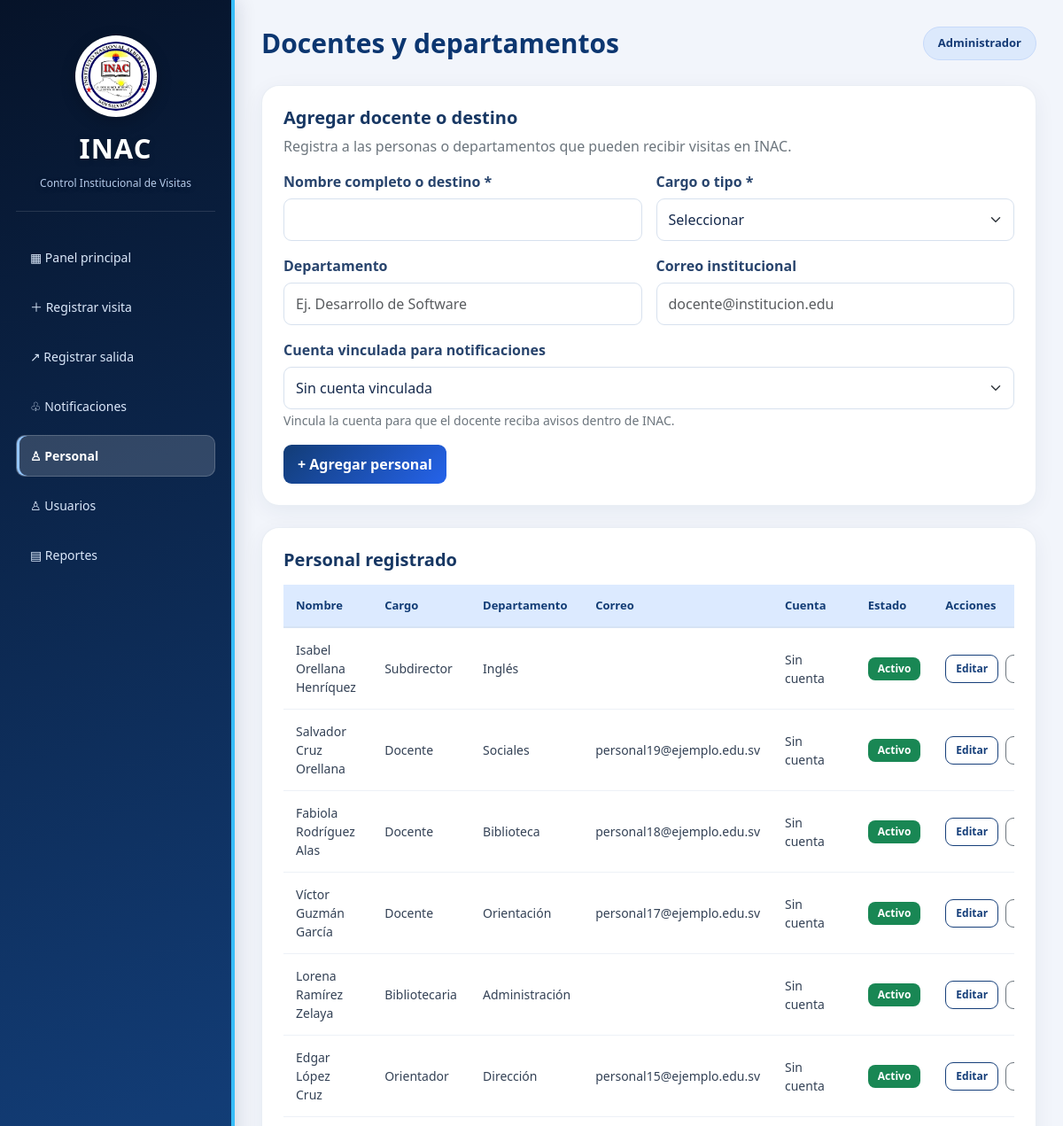
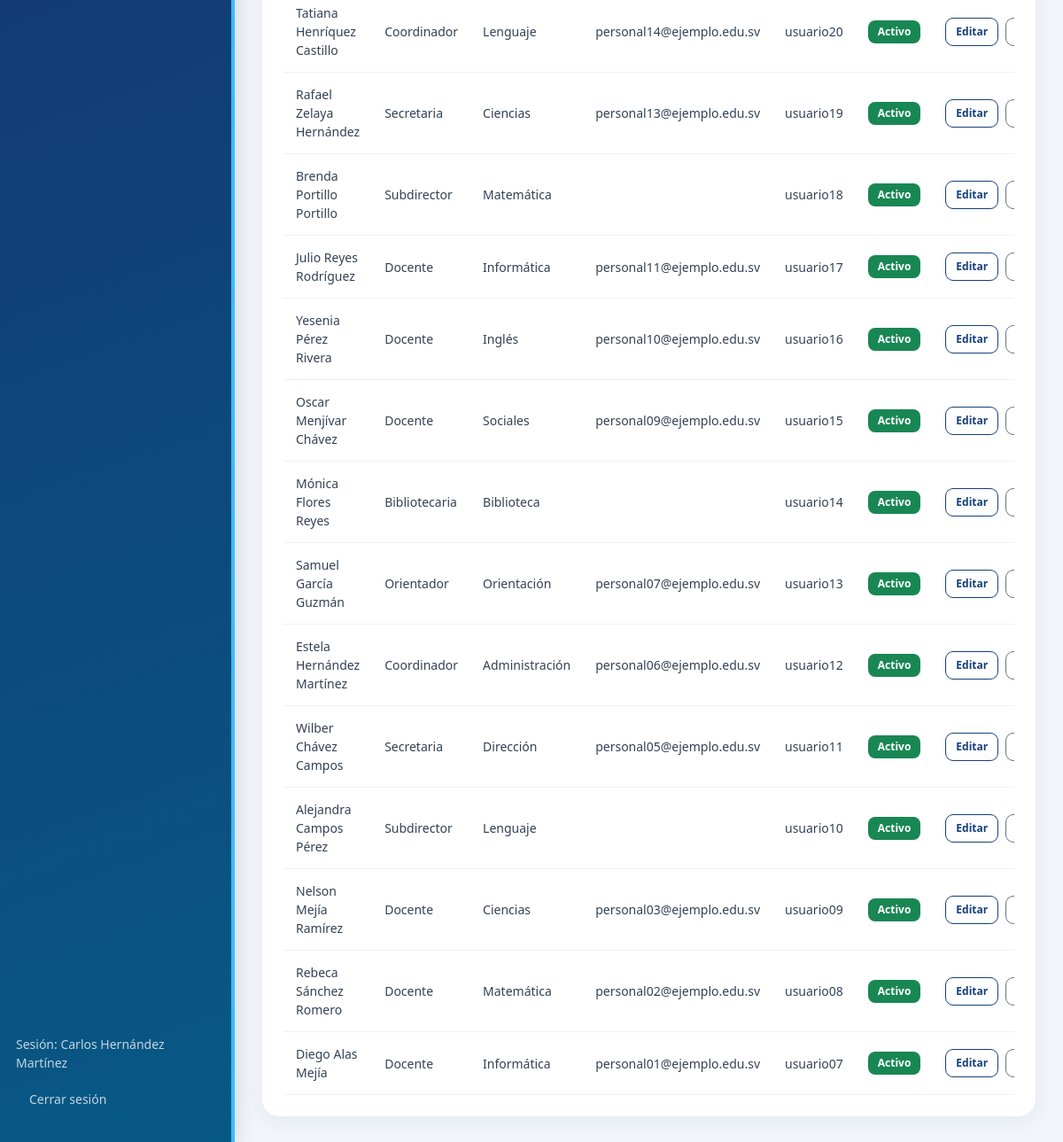
Page /personal.php (signed in) on the committed database (2 pictures, top to bottom).
### tables this page shows
CREATE TABLE `cv_personal` (
  `id` int(11) NOT NULL,
  `nombre` varchar(120) NOT NULL,
  `cargo` varchar(80) NOT NULL,
  `departamento` varchar(100) DEFAULT NULL,
  `estado` tinyint(1) NOT NULL DEFAULT 1,
  `correo` varchar(190) DEFAULT NULL,
  `usuario_id` int(11) DEFAULT NULL
);

CREATE TABLE `cv_usuarios` (
  `id` int(11) NOT NULL,
  `nombre` varchar(100) NOT NULL,
  `usuario` varchar(50) NOT NULL,
  `password` varchar(255) NOT NULL,
  `rol` enum('administrador','recepcionista','docente') NOT NULL DEFAULT 'recepcionista',
  `estado` tinyint(1) NOT NULL DEFAULT 1,
  `creado_en` timestamp NULL DEFAULT current_timestamp()
);

### personal.php (the view, shortened to what this page needs)
<?php
require_once __DIR__ . '/config.php';
$personal = $conexion->query(
    "SELECT p.id, p.nombre, p.cargo,
            p.departamento, p.correo,
            p.usuario_id, p.estado,
            u.usuario
     FROM cv_personal p
     LEFT JOIN cv_usuarios u
        ON u.id = p.usuario_id
     ORDER BY p.id DESC"
)->fetch_all(MYSQLI_ASSOC);
$editar = null;
?>
<div class="panel p-4 mb-4">
    <h4 class="mb-2">
        <?= $editar ? 'Editar personal' : 'Agregar docente o destino' ?>
    </h4>
    <p class="text-secondary">
        Registra a las personas o departamentos que
        pueden recibir visitas en INAC.
    </p>
    <form method="POST">
        <div class="row g-3">
            <div class="col-md-6">
                <label class="form-label">
                    Nombre completo o destino *
                </label>
                <input class="form-control"
                       name="nombre"
                       maxlength="120"
                       value="<?= h($editar['nombre'] ?? '') ?>"
                       required>
            </div>
            <div class="col-md-6">
                <label class="form-label">Cargo o tipo *</label>
                <select class="form-select" name="cargo" required>
                    <option value="">Seleccionar</option>
                </select>
            </div>
            <div class="col-md-6">
                <label class="form-label">Departamento</label>
                <input class="form-control"
                       name="departamento"
                       maxlength="100"
                       placeholder="Ej. Desarrollo de Software"
                       value="<?= h($editar['departamento'] ?? '') ?>">
            </div>
            <div class="col-md-6">
                <label class="form-label">
                    Correo institucional
                </label>
                <input type="email"
                       class="form-control"
                       name="correo"
                       maxlength="190"
                       placeholder="docente@institucion.edu"
                       value="<?= h($editar['correo'] ?? '') ?>">
            </div>
            <div class="col-12">
                <label class="form-label">
                    Cuenta vinculada para notificaciones
                </label>
                <select class="form-select" name="usuario_id">
                    <option value="0">Sin cuenta vinculada</option>
                </select>
                <small class="text-secondary">
                    Vincula la cuenta para que el docente
                    reciba avisos dentro de INAC.
                </small>
            </div>
            <div class="col-12 d-flex gap-2 flex-wrap">
                <button class="btn btn-primary">
                    <?= $editar ? 'Guardar cambios' : '+ Agregar personal' ?>
                </button>
            </div>
        </div>
    </form>
</div>
<div class="panel p-4">
    <h4 class="mb-3">Personal registrado</h4>
    <div class="table-responsive">
        <table class="table table-hover align-middle">
            <thead>
                <tr>
                    <th>Nombre</th>
                    <th>Cargo</th>
                    <th>Departamento</th>
                    <th>Correo</th>
                    <th>Cuenta</th>
                    <th>Estado</th>
                    <th>Acciones</th>
                </tr>
            </thead>
            <tbody>
                <?php foreach ($personal as $p): ?>
                    <tr>
                        <td><?= h($p['nombre']) ?></td>
                        <td><?= h($p['cargo']) ?></td>
                        <td><?= h($p['departamento'] ?? '') ?></td>
                        <td><?= h($p['correo'] ?? '') ?></td>
                        <td><?= h($p['usuario'] ?? 'Sin cuenta') ?></td>
                        <td>
                            <span class="badge <?= $p['estado']
                                ? 'bg-success' : 'bg-secondary' ?>">
                                <?= $p['estado']
                                    ? 'Activo' : 'Inactivo' ?>
                            </span>
                        </td>
                        <td>
                            <div class="d-flex gap-2">
                                <a class="btn btn-sm btn-outline-primary"
                                   href="personal.php?editar=<?= (int)$p['id'] ?>">
                                    Editar
                                </a>
                                <form method="POST">
                                    <button class="btn btn-sm btn-outline-secondary">
                                    </button>
                                </form>
                            </div>
                        </td>
                    </tr>
                <?php endforeach; ?>
            </tbody>
        </table>
    </div>
</div>

### estilo.css (style rules this page uses)
:root { --navy: #081a36; --navy2: #112e57; --navy3: #1b467c; --blue: #2563eb; --blue-light: #e8f0ff; --bg: #f2f5fb; --white: #ffffff; --text: #172b4d; --muted: #64748b; --border: #e2e8f0; }
* { box-sizing: border-box; }
body { margin: 0; background: var(--bg); font-family: 'Segoe UI', system-ui, sans-serif; color: var(--text); }
a { transition: all 0.2s ease; }
.panel { border: 1px solid rgba(226,232,240,0.75); border-radius: 17px; background: white; box-shadow: 0 6px 24px rgba(22,52,92,0.06); transition: box-shadow 0.2s ease; }
.panel h4 { color: #173763; font-weight: 700; font-size: 20px; }
.btn { border-radius: 9px; font-weight: 600; padding: 10px 16px; transition: all 0.2s ease; }
.btn-primary { background: #163f7a; border-color: #163f7a; }
.btn-outline-primary { color: #163f7a; border-color: #163f7a; }
.btn-sm { padding: 6px 11px; font-size: 12px; }
.form-label { font-weight: 600; color: #28446d; margin-bottom: 7px; }
.form-control, .form-select { border: 1px solid #d7e1ee; border-radius: 9px; padding: 11px 13px; color: var(--text); background-color: white; }
.table { margin-bottom: 0; }
.table thead th { background: #eaf1fb; color: #24456f; font-weight: 700; font-size: 13px; padding: 14px; border-bottom: 2px solid #d6e3f4; white-space: nowrap; }
.table tbody td { padding: 14px; vertical-align: middle; color: #334155; border-color: #edf1f7; font-size: 14px; }
.badge { font-size: 12px; padding: 7px 11px; border-radius: 8px; font-weight: 600; }
.panel { border-radius: 20px; }
.btn-primary { background: linear-gradient( 135deg, #123c75, #2563eb ); border: none; }
.table thead th { background: #dceaff; color: #123c75; }

### rows in the picture
cv_personal: nombre "Isabel Orellana Henríquez", cargo "Subdirector", departamento "Inglés", usuario "Sin cuenta", estado "Activo"
cv_personal: nombre "Salvador Cruz Orellana", cargo "Docente", departamento "Sociales", correo "personal19@ejemplo.edu.sv", usuario "Sin cuenta", estado "Activo"
cv_personal: nombre "Fabiola Rodríguez Alas", cargo "Docente", departamento "Biblioteca", correo "personal18@ejemplo.edu.sv", usuario "Sin cuenta", estado "Activo"
cv_personal: nombre "Víctor Guzmán García", cargo "Docente", departamento "Orientación", correo "personal17@ejemplo.edu.sv", usuario "Sin cuenta", estado "Activo"
cv_personal: nombre "Lorena Ramírez Zelaya", cargo "Bibliotecaria", departamento "Administración", usuario "Sin cuenta", estado "Activo"
cv_personal: nombre "Edgar López Cruz", cargo "Orientador", departamento "Dirección", correo "personal15@ejemplo.edu.sv", usuario "Sin cuenta", estado "Activo"
cv_personal: nombre "Tatiana Henríquez Castillo", cargo "Coordinador", departamento "Lenguaje", correo "personal14@ejemplo.edu.sv", usuario.usuario "usuario20", estado "Activo"
cv_personal: nombre "Rafael Zelaya Hernández", cargo "Secretaria", departamento "Ciencias", correo "personal13@ejemplo.edu.sv", usuario.usuario "usuario19", estado "Activo"
cv_personal: nombre "Brenda Portillo Portillo", cargo "Subdirector", departamento "Matemática", usuario.usuario "usuario18", estado "Activo"
cv_personal: nombre "Julio Reyes Rodríguez", cargo "Docente", departamento "Informática", correo "personal11@ejemplo.edu.sv", usuario.usuario "usuario17", estado "Activo"
cv_personal: nombre "Yesenia Pérez Rivera", cargo "Docente", departamento "Inglés", correo "personal10@ejemplo.edu.sv", usuario.usuario "usuario16", estado "Activo"
cv_personal: nombre "Oscar Menjívar Chávez", cargo "Docente", departamento "Sociales", correo "personal09@ejemplo.edu.sv", usuario.usuario "usuario15", estado "Activo"
cv_personal: nombre "Mónica Flores Reyes", cargo "Bibliotecaria", departamento "Biblioteca", usuario.usuario "usuario14", estado "Activo"
cv_personal: nombre "Samuel García Guzmán", cargo "Orientador", departamento "Orientación", correo "personal07@ejemplo.edu.sv", usuario.usuario "usuario13", estado "Activo"
cv_personal: nombre "Estela Hernández Martínez", cargo "Coordinador", departamento "Administración", correo "personal06@ejemplo.edu.sv", usuario.usuario "usuario12", estado "Activo"
cv_personal: nombre "Wilber Chávez Campos", cargo "Secretaria", departamento "Dirección", correo "personal05@ejemplo.edu.sv", usuario.usuario "usuario11", estado "Activo"
cv_personal: nombre "Alejandra Campos Pérez", cargo "Subdirector", departamento "Lenguaje", usuario.usuario "usuario10", estado "Activo"
cv_personal: nombre "Nelson Mejía Ramírez", cargo "Docente", departamento "Ciencias", correo "personal03@ejemplo.edu.sv", usuario.usuario "usuario09", estado "Activo"
cv_personal: nombre "Rebeca Sánchez Romero", cargo "Docente", departamento "Matemática", correo "personal02@ejemplo.edu.sv", usuario.usuario "usuario08", estado "Activo"
cv_personal: nombre "Diego Alas Mejía", cargo "Docente", departamento "Informática", correo "personal01@ejemplo.edu.sv", usuario.usuario "usuario07", estado "Activo"

### other values in the picture
$nombre "Carlos Hernández Martínez"
$title "Docentes y departamentos"
$rol "Administrador"
